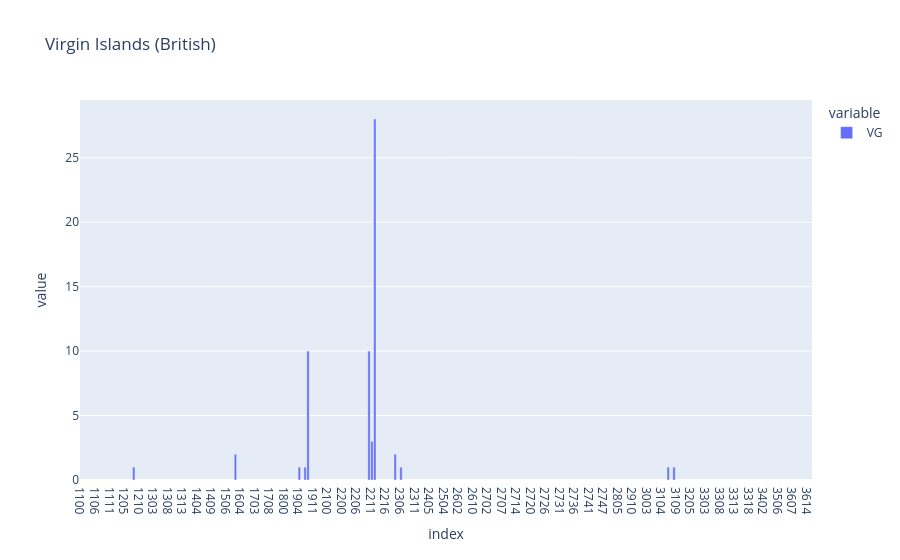

The notebook cell saved with this chart:
### Code cell
country = "VG"
px.bar(df_country_subfield.loc[country].to_frame(), title = uf.get_country_info(country).iloc[0, 0])

### Figure 1 — Plotly figure (JSON) as saved in the notebook; plotly's stock layout.template omitted (floating-point values rounded to 4 significant figures; data arrays with more than 128 entries replaced by an {"elided": "..."} marker saying what was removed)
{"data": [{"hovertemplate": "variable=VG<br>index=%{x}<br>value=%{y}<extra></extra>", "legendgroup": "VG", "marker": {"color": "#636efa", "pattern": {"shape": ""}}, "name": "VG", "orientation": "v", "showlegend": true, "textposition": "auto", "type": "bar", "x": {"elided": "252 str values"}, "xaxis": "x", "y": {"elided": "252 float values"}, "yaxis": "y"}], "layout": {"barmode": "relative", "legend": {"title": {"text": "variable"}, "tracegroupgap": 0}, "title": {"text": "Virgin Islands (British)"}, "xaxis": {"anchor": "y", "domain": [0, 1], "title": {"text": "index"}}, "yaxis": {"anchor": "x", "domain": [0, 1], "title": {"text": "value"}}}}
